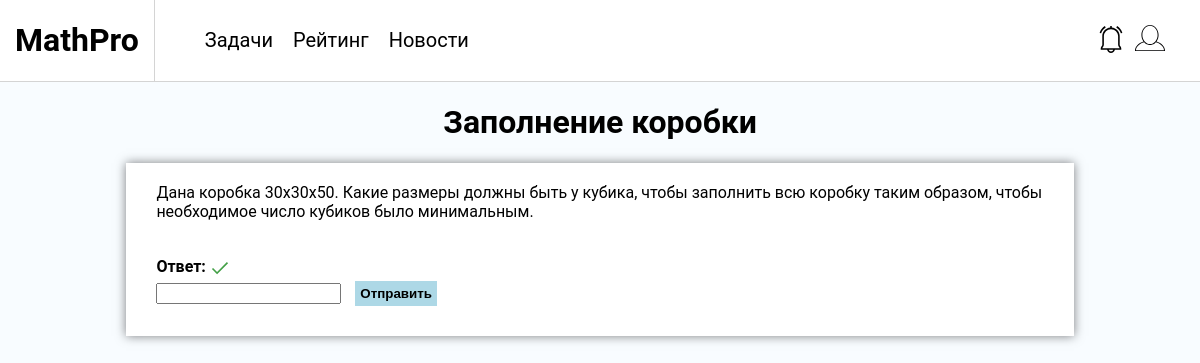
/problems/2 (signed in), run on the app's committed database.
### problems/models.py (models this page shows, shortened)
class Problem(models.Model):
    title = models.CharField(max_length=128, default="")
    text = models.TextField()
    categories = models.ManyToManyField(Category, related_name="problems")
    complexity = models.IntegerField(default=1)
    answer = models.CharField(max_length=128, default="0")
    symbols = models.CharField(max_length=128, default="", blank=True)

### problems/views.py (the view, shortened to what this page needs)
# urls.py: path('problems/<int:id>', problem_page_view, name="problem-details"),
def problem_page_view(request, id):
    problem = Problem.objects.get(pk=id)
    user = get_user(request)
    answer_status = -1
    text = ''
    if user.is_authenticated and problem in user.profile.solved_problems.all():
        answer_status = True
    return render(request, "problems/problem-page.html",
                  context={'problem': problem, 'answer_status': answer_status, 'prev_text': text})

### problems/templates/problems/problem-page.html (shortened to what this page needs)
{% extends "base.html" %}
{% load static %}
{% block styles %}
    <link rel="stylesheet" href="{% static "problems/css/problem-page.css" %}">
{% endblock %}
{% block problems %}
    <h1 class="problem-title">{{ problem.title }}</h1>
    <div class="problem-info">
        <p class="problem-text">{{ problem.text }}</p>
        <form class="problem-answer" method="post" action="">
            <p class="answer-label">Ответ: {% if answer_status == 1 %}
                <img src="{% static "problems/img/true.svg" %}" alt="Верно" height="20"
                     width="20">{% elif answer_status == 0 %}
                <img src="{% static "problems/img/wrong.svg" %}" alt="Неверно" height="20" width="20">{% endif %}</p>
            <label for="answer"></label><input type="text" id="answer" name="formula" value="{{ prev_text }}">
            <button type="submit" class="submit-button">Отправить</button>
        </form>
    </div>
{% endblock %}

### problems/static/problems/css/base.css (style rules this page uses)
body { font-family: 'Roboto', sans-serif; background-color: #f8fcff; }

### problems/static/problems/css/problem-page.css (style rules this page uses)
.problem-title { display: flex; justify-content: center; }
.problem-info { background-color: white; margin-right: 10%; margin-left: 10%; box-shadow: 0 0 10px rgba(0,0,0,0.5); }
.problem-text { padding: 20px 30px 20px 30px; }
.problem-answer { padding-left: 30px; padding-bottom: 20px; }
.submit-button { padding: 5px; margin: 5px 10px 10px 10px; font-weight: bold; border: none; background-color: lightblue; cursor: pointer; }
.answer-label { font-weight: bold; margin-bottom: 0; }
img[alt="Верно"], img[alt="Неверно"] { margin-bottom: -5px; }

### data on the page
Problem: title "Заполнение коробки", text "Дана коробка 30х30х50. Какие размеры должны быть у кубика, чтобы заполнить всю коробку таким образом, чтобы необходимое число кубиков было минимальным."
